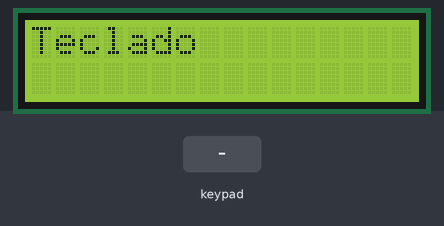
A sketch run on a simulated Arduino Uno, built with avr-gcc and run on an emulated ATmega328P. Shown: 16×2 character LCD. Inputs (shaded band) come from the test bench. What the sketch prints to the serial monitor is not drawn.

Above: at 1.2 s.
1.3 s: keypad keys 2 3 4 5 = pressed 0.4 s apart
At 3.2 s:
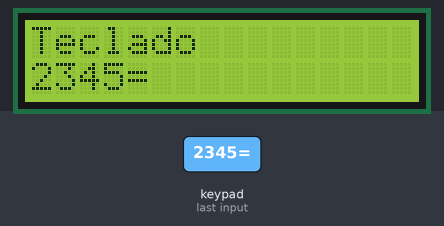
4.8 s: key '/' pressed
6.3 s: key '=' pressed
At 6.9 s:
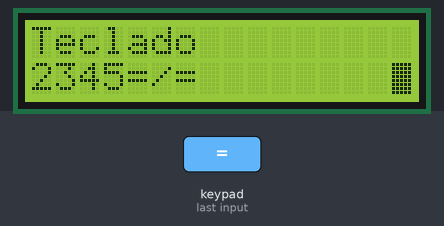
7.8 s: keypad keys 6 7 8 = pressed 0.4 s apart
At 10.2 s:
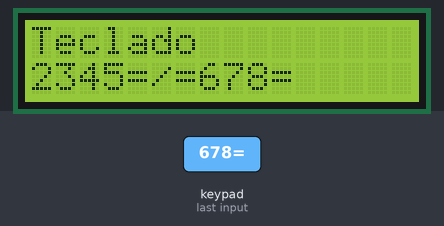
10.9 s: keypad keys 1 3 9 7 = pressed 0.4 s apart
At 13.9 s:
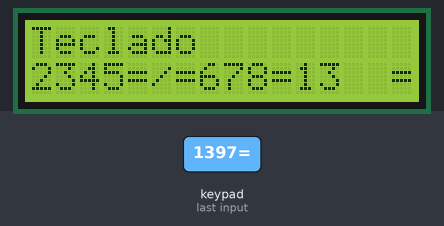
14.4 s: key '/' pressed
At 15.2 s:
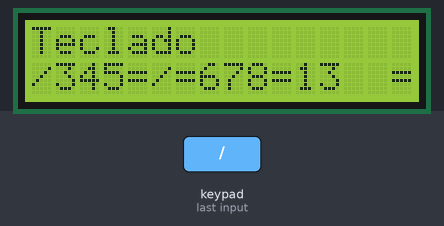
Timing chart, 0 to 16.9 s (numbered marks = the images above; inputs shaded):
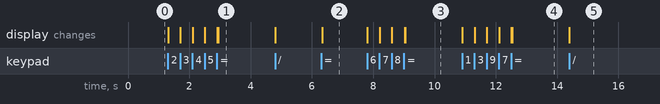

The sketch:

DivisionDisplay.ino
```cpp
/**
 * Name: DivisionDisplay
 * Version: 1.0
 * Author: eggseal
 * Description:
 *   Makes a division between to numbers making use of a LCD display and a Matrix Keypad
 */

//  Libraries
#include <Wire.h> //  Built-in
#include <Keypad.h> //  "Keypad" by "Mark Stanley, Alexander Brevig"
#include <LiquidCrystal_I2C.h> //  "LiquidCrystal I2C" by "Frank de Brabander"

//  Constants
const byte ROWS = 4;
const byte COLS = 3;
const byte ROW_PINS[ROWS] = {2, 3, 4, 5};
const byte COL_PINS[COLS] = {6, 7, 8};
const char keys[ROWS][COLS] = {
  { '1', '2', '3' },
  { '4', '5', '6' },
  { '7', '8', '9' },
  { '/', '0', '=' }
};

//  Library constants
Keypad keypad = Keypad(makeKeymap(keys), ROW_PINS, COL_PINS, ROWS, COLS);
LiquidCrystal_I2C lcd(0x27, 16, 2);

//  Variables
int writing = 0;
int result = 0;
char key, keyUnit, keyDec;
int unit = 0;
int dec = 0;

//  Sub-routines
void write(char c, int &writing) {
  lcd.setCursor(writing, 1);
  lcd.print(c);
  delay(10);

  writing++;
  if (writing >= 16) writing = 0;
}

void setup() {
  //  Library initialization
  lcd.init();
  lcd.backlight();
  lcd.print("Teclado");

  //  Comms
  Serial.begin(9600);
}

void loop() {
  //  Get key and execute loop only when one is pressed
  key = keypad.getKey();
  if (key == NO_KEY) return;

  //  Convert the key to respective number
  unit = keyUnit - '0';
  dec = (keyDec - '0') * 10;

  if (key == '/') {
    //  Set the input value as the temporary result
    result += dec + unit;

    //  Reset the keys and restart the loop
    keyDec = '0';
    keyUnit = '0';
    write('/', writing);
    return;
  }
  if (key == '=') {
    //  Divide the stored result by the input number
    result /= dec + unit;

    //  Set a temporary writing index for writing at the end
    int w = 13;
    write((int) (result / 100) % 10, w);
    write((int) (result / 10) % 10, w);
    write(result % 10, w);

    //  Reset the result for the next operation
    result = 0;
  }

  //  Write the input is its written
  write(key, writing);

  //  Move the units to the next order
  keyDec = keyUnit;
  keyUnit = key;

  //  Debug prints
  Serial.println("-------------");
  Serial.println(result);
  Serial.println(keyUnit);
  Serial.println(keyDec);
}
```

Measured:
- after the input at 1.3 s, the display: first changes at once (image 1 shows a later state)
- after the input at 6.3 s, the display: first changes at once (image 2 shows a later state)
- after the input at 7.8 s, the display: first changes at once (image 3 shows a later state)
- after the input at 10.9 s, the display: first changes at once (image 4 shows a later state)
- after the input at 14.4 s, the display: changes at once (image 5)
